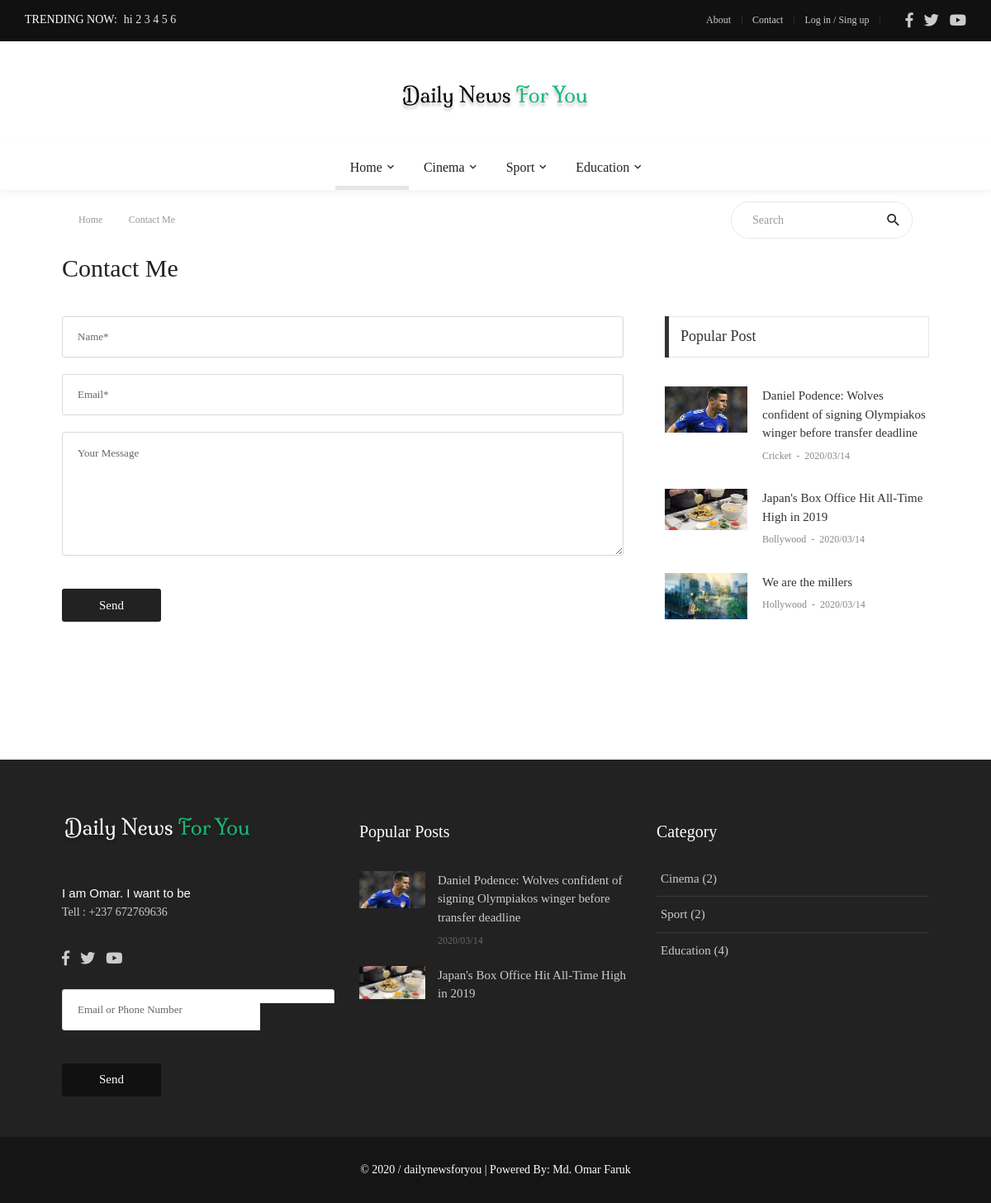
Page /contact/ on the committed database.
### trending/models.py (models this page shows, shortened)
class Trending(models.Model):
    txt = models.CharField(max_length=200)

### cat/models.py (models this page shows, shortened)
class Cat(models.Model):
    name = models.CharField(max_length=50)
    count = models.IntegerField(default=0)  # To count how many news contains in an one category

### news/models.py (models this page shows, shortened)
class News(models.Model):
    name = models.CharField(max_length=200)
    short_txt = models.TextField()
    body_txt = models.TextField()
    date = models.CharField(max_length=12)
    time = models.CharField(max_length=12,default="00:00")
    picname = models.TextField()
    picurl = models.TextField(default="-")
    writer = models.CharField(max_length=100)
    catname = models.CharField(max_length=100, default="-")   # default="-" for charfield
    catid = models.IntegerField(default=0)
    ocatid = models.IntegerField(default=0)  # ocatid means original cat id.for count news
    show = models.IntegerField(default=0)   # default=0 for integer field-when i use this in existing models
    tag = models.TextField(default="")   # For tag (Filtering)
    act = models.IntegerField(default=0)  # For Publish News
    rand = models.IntegerField(default=0)  # For Random Number of the News

### main/models.py (models this page shows, shortened)
class Main(models.Model):
    name = models.CharField(max_length=50)
    about = models.TextField()  # this is for footer  (default="-")
    abouttxt = models.TextField(default="")    ## About page text
    fb = models.CharField(default="-", max_length=50)
    tw = models.CharField(default="-", max_length=50)
    yt = models.CharField(default="-", max_length=50)
    tell = models.CharField(default="-", max_length=50)
    link = models.CharField(default="-", max_length=50)
    set_name = models.CharField(default="-", max_length=50)
    picurl = models.TextField(default="")
    picname = models.TextField(default="")
    picurl2 = models.TextField(default="")
    picname2 = models.TextField(default="")

### main/views.py (the view)
# urls.py: url(r'^contact/$', views.contact, name='contact'),          ## Front Contact Pages
def contact(request):
    site = Main.objects.get(pk=2)
    news = News.objects.all().order_by('-pk')  ## for reverse(ordering) need to filter by pk with (-) to get the latest submission first.
    cat = Cat.objects.all()  ## Show categories in footer
    subcat = SubCat.objects.all()  ## for SubMenu in the menu bar
    lastnews = News.objects.all().order_by('-pk')[:3]   ### This query for last three post
    popnews2 = News.objects.all().order_by('-show')[:3]    ### 3 Populer News will be Shown according to view(show) in the footer section and sidebar on the right.
    trending = Trending.objects.all().order_by('-pk')[:3] ### Trending now will show on top bar(send query from here to naster.html in front)
    return render(request, 'front/contact.html', {'site':site, 'news':news, 'cat':cat, 'subcat':subcat, 'lastnews':lastnews, 'popnews2':popnews2, 'trending':trending})

### main/templates/front/contact.html (shortened to what this page needs)
{% extends 'front/master.html' %}
{% load static %}
{% block mainblock %}
	<div class="container">
		<div class="headline bg0 flex-wr-sb-c p-rl-20 p-tb-8">
			<div class="f2-s-1 p-r-30 m-tb-6">
				<a href="/" class="breadcrumb-item f1-s-3 cl9">
					Home
				</a>
				<span class="breadcrumb-item f1-s-3 cl9">
					Contact Me
				</span>
			</div>
			<div class="pos-relative size-a-2 bo-1-rad-22 of-hidden bocl11 m-tb-6">
				<input class="f1-s-1 cl6 plh9 s-full p-l-25 p-r-45" type="text" name="search" placeholder="Search">
				<button class="flex-c-c size-a-1 ab-t-r fs-20 cl2 hov-cl10 trans-03">
					<i class="zmdi zmdi-search"></i>
				</button>
			</div>
		</div>
	</div>
	<div class="container p-t-4 p-b-40">
		<h2 class="f1-l-1 cl2">
			Contact Me
		</h2>
	</div>
	<section class="bg0 p-b-60">
		<div class="container">
			<div class="row justify-content-center">
				<div class="col-md-7 col-lg-8 p-b-80">
					<div class="p-r-10 p-r-0-sr991">
						<form action="{% url 'contact_add' %}" method="POST">
							<input class="bo-1-rad-3 bocl13 size-a-19 f1-s-13 cl5 plh6 p-rl-18 m-b-20" type="text" name="name" placeholder="Name*">
							<input class="bo-1-rad-3 bocl13 size-a-19 f1-s-13 cl5 plh6 p-rl-18 m-b-20" type="text" name="email" placeholder="Email*">
							<textarea class="bo-1-rad-3 bocl13 size-a-15 f1-s-13 cl5 plh6 p-rl-18 p-tb-14 m-b-20" name="msg" placeholder="Your Message"></textarea>
							<button type="submit" class="size-a-20 bg2 borad-3 f1-s-12 cl0 hov-btn1 trans-03 p-rl-15 m-t-20">
								Send
							</button>
						</form>
					</div>
				</div>
				<div class="col-md-5 col-lg-4 p-b-80">
					<div class="p-l-10 p-rl-0-sr991">
						<div>
							<div class="how2 how2-cl4 flex-s-c">
								<h3 class="f1-m-2 cl3 tab01-title">
									Popular Post
								</h3>
							</div>
							<ul class="p-t-35">
                                {% for pop in popnews2 %}
								<li class="flex-wr-sb-s p-b-30">
									<a href="{% url 'news_detail' word=pop.name %}" class="size-w-10 wrap-pic-w hov1 trans-03">
										<img src="{{ pop.picurl }}" alt="IMG">
									</a>
									<div class="size-w-11">
										<h6 class="p-b-4">
											<a href="{% url 'news_detail' word=pop.name %}" class="f1-s-5 cl3 hov-cl10 trans-03">
												{{ pop.name }}
											</a>
										</h6>
										<span class="cl8 txt-center p-b-24">
											<a href="#" class="f1-s-6 cl8 hov-cl10 trans-03">
												{{ pop.catname }}
											</a>
											<span class="f1-s-3 m-rl-3">
												-
											</span>
											<span class="f1-s-3">
												{{ pop.date }}
											</span>
										</span>
									</div>
								</li>
                                {% endfor %}
                            </ul>
                        </div>
					</div>
                </div>
			</div>
		</div>
	</section>
{% endblock %}

### main/templates/front/master.html (shortened to what this page needs)
{% load static %}
<!DOCTYPE html>
<html lang="en">
<head>
	<link rel="stylesheet" type="text/css" href="{% static 'front/vendor/bootstrap/css/bootstrap.min.css' %}">
	<link rel="stylesheet" type="text/css" href="{% static 'front/fonts/fontawesome-5.0.8/css/fontawesome-all.min.css' %}">
	<link rel="stylesheet" type="text/css" href="{% static 'front/fonts/iconic/css/material-design-iconic-font.min.css' %}">
	<link rel="stylesheet" type="text/css" href="{% static 'front/vendor/animate/animate.css' %}">
	<link rel="stylesheet" type="text/css" href="{% static 'front/vendor/css-hamburgers/hamburgers.min.css' %}">
	<link rel="stylesheet" type="text/css" href="{% static 'front/vendor/animsition/css/animsition.min.css' %}">
	<link rel="stylesheet" type="text/css" href="{% static 'front/css/util.min.css' %}">
	<link rel="stylesheet" type="text/css" href="{% static 'front/css/main.css' %}">
</head>
<body class="animsition">
	<header>
		<div class="container-menu-desktop">
			<div class="topbar">
				<div class="content-topbar h-100 p-rl-30">
					<div class="align-self-stretch size-w-0 pos-relative m-r-30">
						<div class="f2-s-1 flex-wr-s-c s-full ab-t-l p-b-2">
							<span class="text-uppercase cl0 p-r-8">
								Trending Now:
							</span>
							<span class="dis-inline-block cl16 slide100-txt pos-relative size-w-0" data-in="fadeInDown" data-out="fadeOutDown">
								{% for trend in trending %}
								<span class="dis-inline-block slide100-txt-item animated visible-false">
									{{ trend.txt }}
								</span>
								{% endfor %}
							</span>
						</div>
					</div>
					<div class="flex-wr-e-c">
						<div class="left-topbar">
							<a href="/about" class="left-topbar-item">
								About
							</a>
							<a href="/contact" class="left-topbar-item">
								Contact
							</a>
							<a href="/login" class="left-topbar-item">
								Log in / Sing up
							</a>
						</div>
						<div class="right-topbar p-l-18">
							<a href="{{ site.fb }}">
								<span class="fab fa-facebook-f"></span>
							</a>
							<a href="{{ site.tw }}">
								<span class="fab fa-twitter"></span>
							</a>
							<a href="{{ site.yt }}">
								<span class="fab fa-youtube"></span>
							</a>
						</div>
					</div>
				</div>
			</div>
			<div class="wrap-logo no-banner container">
				<div class="logo">
					<a href="/"><img src="{{ site.picurl }}" alt="LOGO"></a>
				</div>
			</div>
			<div class="wrap-main-nav">
				<div class="main-nav">
					<nav class="menu-desktop">
						<ul class="main-menu justify-content-center">
							<li class="main-menu-active">
								<a href="/">Home</a>
							</li>
							{% for gg in cat %}
							{% if gg.count != 0 %}
							<li class="mega-menu-item">
								<a href="category-01.html">{{ gg.name }}</a>
							</li>
							{% endif %}
							{% endfor %}
						</ul>
					</nav>
				</div>
			</div>
		</div>
	</header>
	{% block mainblock %}
    {% endblock %}
	<footer>
		<div class="bg2 p-t-40 p-b-25">
			<div class="container">
				<div class="row">
					<div class="col-lg-4 p-b-20">
						<div class="size-h-3 flex-s-c">
							<a href="/">
								<img class="max-s-full" src="{{ site.picurl2 }}" alt="LOGO">
							</a>
						</div>
						<div>
							<p class="f1-s-1 cl11 p-b-16">
								{{site.about | safe }}
							</p>
							<p class="f1-s-1 cl11 p-b-16">
								Tell : {{ site.tell }}
							</p>
							<div class="p-t-15">
								<a href="{{ site.fb }}" class="fs-18 cl11 hov-cl10 trans-03 m-r-8">
									<span class="fab fa-facebook-f"></span>
								</a>
								<a href="{{ site.tw }}" class="fs-18 cl11 hov-cl10 trans-03 m-r-8">
									<span class="fab fa-twitter"></span>
								</a>
								<a href="{{ site.yt }}" class="fs-18 cl11 hov-cl10 trans-03 m-r-8">
									<span class="fab fa-youtube"></span>
								</a>
							</div>
							<br>
							<form action="{% url 'news_letter' %}" method="POST">
								<input class="bo-1-rad-3 bocl13 size-a-19 f1-s-13 cl5 plh6 p-rl-18 m-b-20" type="txt" name="txt" placeholder="Email or Phone Number">
								<button type="submit" class="size-a-20 bg1 borad-3 f1-s-12 cl0 hov-btn1 trans-03 p-rl-15 m-t-20">Send</button>
							</form>
						</div>
					</div>
					<div class="col-sm-6 col-lg-4 p-b-20">
						<div class="size-h-3 flex-s-c">
							<h5 class="f1-m-7 cl0">
								Popular Posts
							</h5>
						</div>
						<ul>
							{% for pop in popnews2 %}
							<li class="flex-wr-sb-s p-b-20">
								<a href="{% url 'news_detail' word=pop.name %}" class="size-w-4 wrap-pic-w hov1 trans-03">
									<img src="{{ pop.picurl }}" alt="IMG">
								</a>
								<div class="size-w-5">
									<h6 class="p-b-5">
										<a href="{% url 'news_detail' word=pop.name %}" class="f1-s-5 cl11 hov-cl10 trans-03">
											{{ pop.name }}
										</a>
									</h6>
									<span class="f1-s-3 cl6">
										{{ pop.date }}
									</span>
								</div>
							</li>
							{% endfor %}
						</ul>
					</div>
					<div class="col-sm-6 col-lg-4 p-b-20">
						<div class="size-h-3 flex-s-c">
							<h5 class="f1-m-7 cl0">
								Category
							</h5>
						</div>
						<ul class="m-t--12">
							{% for c in cat %}
							{% if c.count != 0 %}
							<li class="how-bor1 p-rl-5 p-tb-10">
								<a href="#" class="f1-s-5 cl11 hov-cl10 trans-03 p-tb-8">
									{{ c.name }} ({{ c.count }})
								</a>
							</li>
							{% endif %}
							{% endfor %}
						</ul>
					</div>
				</div>
			</div>
		</div>
		<div class="bg11">
			<div class="container size-h-4 flex-c-c p-tb-15">
				<span class="f1-s-1 cl0 txt-center">
					© 2020 / dailynewsforyou | Powered By: Md. Omar Faruk
				</span>
			</div>
		</div>
	</footer>
</body>
</html>

### rows in the picture
Trending: txt "hi 2 3 4 5 6"
Cat: name "Cinema", count "2"
Cat: name "Sport", count "2"
Cat: name "Education", count "4"
News: picurl (picture), name "Daniel Podence: Wolves confident of signing Olympiakos winger before transfer deadline", catname "Cricket", date "2020/03/14"
News: picurl (picture), name "Japan's Box Office Hit All-Time High in 2019", catname "Bollywood", date "2020/03/14"
News: picurl (picture), name "We are the millers", catname "Hollywood", date "2020/03/14"
Main: about "I am Omar. I want to be", tell "+237 672769636"
